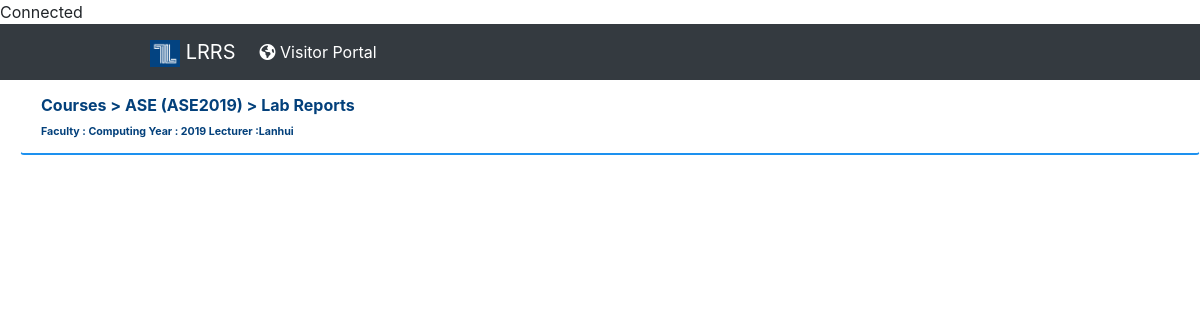
The app's page /Course.php?url=ASE20192019 with its own data.
### tables this page shows
CREATE TABLE `courses_table` (
  `Course_ID` int(11) NOT NULL,
  `Course_Name` varchar(50) NOT NULL,
  `Academic_Year` varchar(50) DEFAULT NULL,
  `Faculty` varchar(50) DEFAULT NULL,
  `Lecturer_User_ID` int(11) DEFAULT NULL,
  `TA_User_ID` int(11) DEFAULT NULL,
  `Course_Code` varchar(100) NOT NULL,
  `URL` varchar(100) NOT NULL,
  `Verify_New_Members` varchar(10) NOT NULL DEFAULT 'No'
);

CREATE TABLE `users_table` (
  `User_ID` int(11) NOT NULL,
  `Email` varchar(50) DEFAULT NULL,
  `Password` varchar(50) DEFAULT NULL,
  `Full_Name` varchar(50) DEFAULT NULL,
  `UserType` varchar(50) DEFAULT NULL,
  `Student_ID` varchar(500) DEFAULT NULL,
  `Passport_Number` varchar(50) DEFAULT NULL,
  `Status` varchar(30) NOT NULL DEFAULT 'Active'
);

### Course.php (the view, shortened to what this page needs)
<?php
include 'Header.php';
 if(!empty($_GET["url"]))
  {
      $course_url=$_GET["url"];
 $result = mysqli_query($con,"SELECT `Course_ID`, `Course_Name`, `Academic_Year`, `Faculty`,"
         . " `Lecturer_User_ID`, `TA_User_ID`, `Course_Code`, `URL`, `Verify_New_Members`  "
         . " , users_table.Full_Name  FROM `courses_table` INNER JOIN users_table"
         . " ON users_table.User_ID=courses_table.Lecturer_User_ID where URL='$course_url' ");
 if(mysqli_num_rows($result)==0)
    {} else { while($row = mysqli_fetch_assoc($result)) {
			$name=$row['Course_Name'];
                        $code=$row['Course_Code'];
                         $faculty=$row['Faculty'];
                         $lecturer=$row['Full_Name'];
                          $academic=$row['Academic_Year'];
                                $url=$row['URL'];
                echo    "  <div class='alert' style='margin-left:20px;border-bottom:2px solid #1D91EF;'> <a href='~\..\Courses.php?course=$url'>
  Courses > $name ($code) > Lab Reports
   <br> <span style='font-size:8pt'>Faculty : $faculty  Year :   $academic  Lecturer  :$lecturer </span>
</a></div>
 ";
    }}
  }
?>
<?php
        include 'Footer.php';
        ?>
<link rel="stylesheet" href="https://code.jquery.com/ui/1.11.1/themes/smoothness/jquery-ui.css" />

### Header.php (style rules this page uses)
.alert { font-weight: bold; }
a { color: #03407B; }

### records on screen
courses_table: Course_Name "ASE", Course_Code "ASE2019", Faculty "Computing", Academic_Year "2019", users_table.Full_Name "Lanhui"
